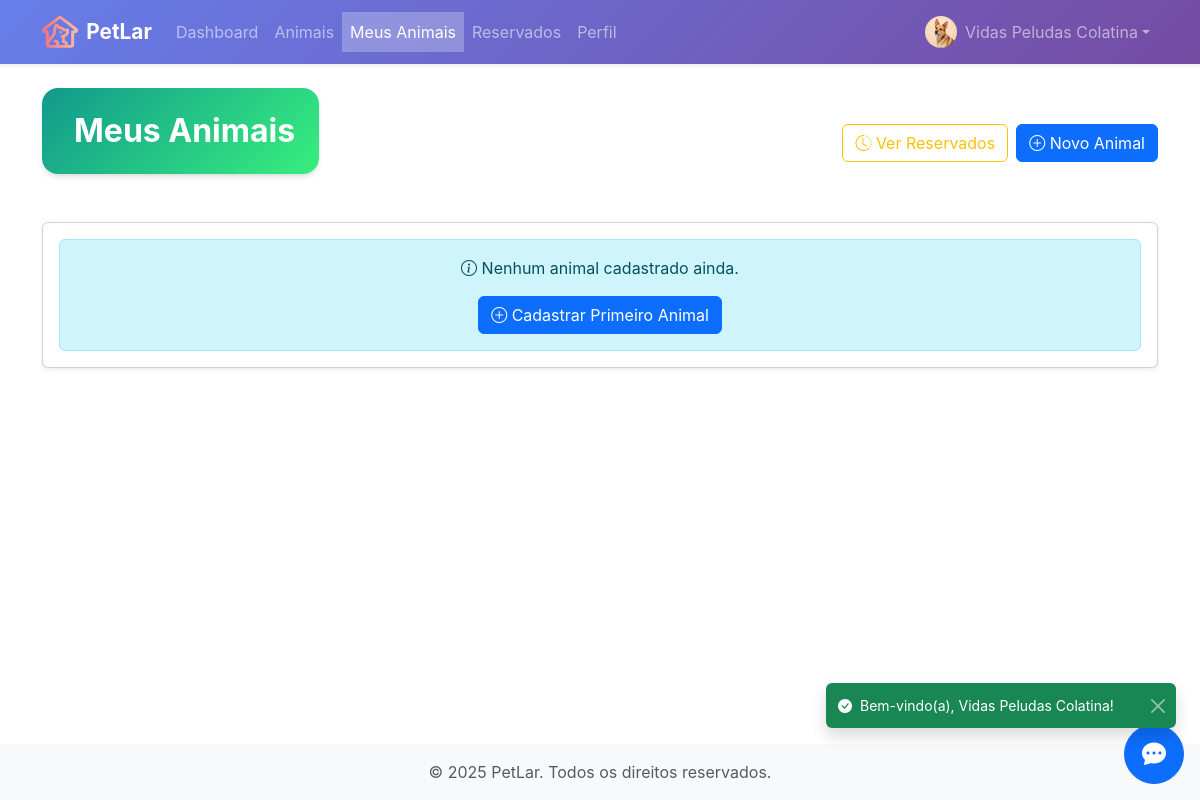
Before: /abrigo/animais/listar (signed in) with the older database file.
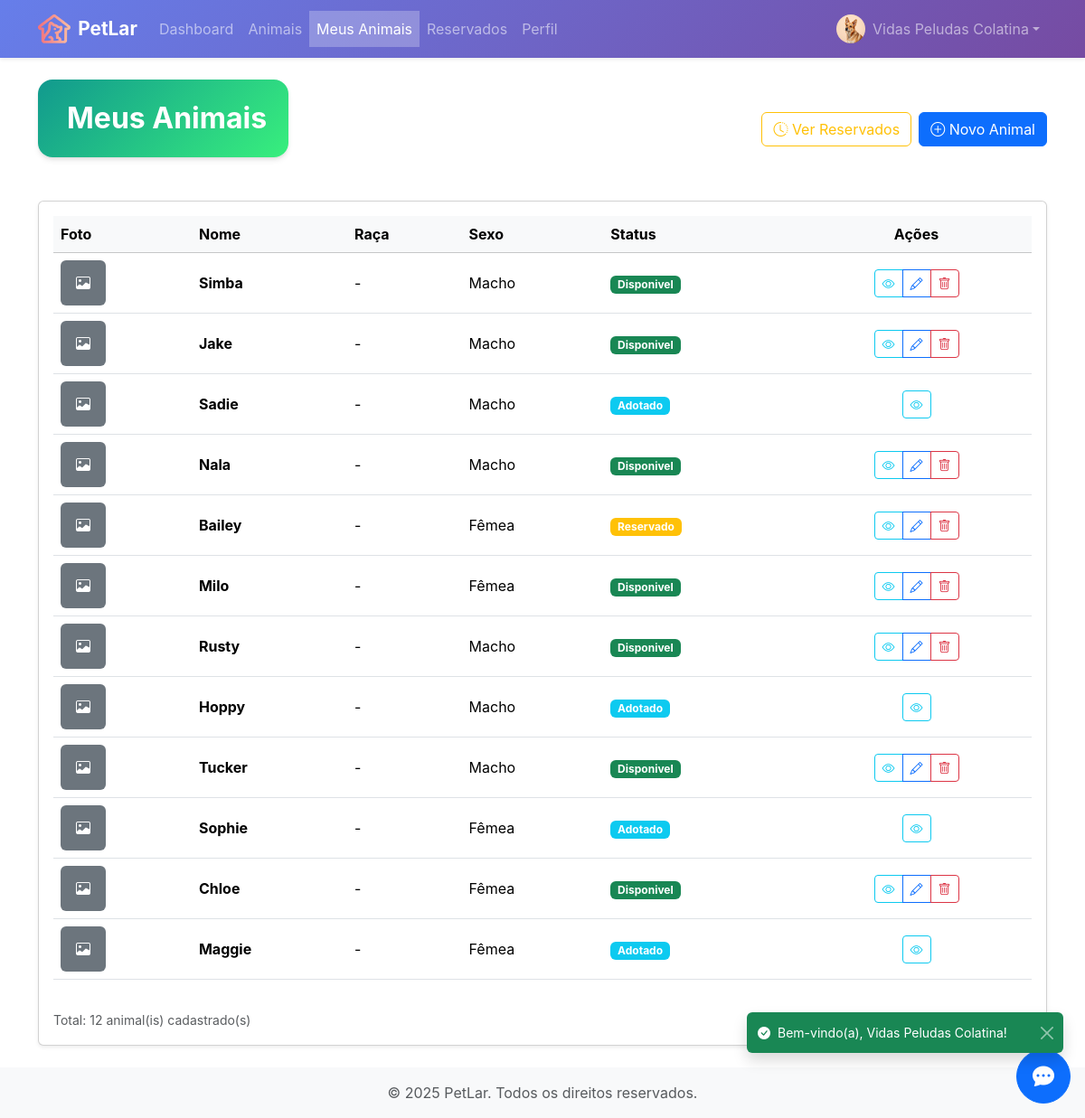
After: the same page with the newer database file.
### tables this page shows
CREATE TABLE animal (
    id INTEGER PRIMARY KEY AUTOINCREMENT,
    id_raca INTEGER NOT NULL,
    id_abrigo INTEGER NOT NULL,
    nome TEXT NOT NULL,
    sexo TEXT NOT NULL,
    data_nascimento TEXT,
    data_entrada TEXT NOT NULL,
    observacoes TEXT,
    status TEXT DEFAULT 'Disponível',
    foto TEXT,
    id_adotante_reserva INTEGER,
    data_reserva TIMESTAMP,
    data_cadastro TIMESTAMP DEFAULT CURRENT_TIMESTAMP,
    data_atualizacao TIMESTAMP DEFAULT CURRENT_TIMESTAMP,
    FOREIGN KEY (id_raca) REFERENCES raca(id),
    FOREIGN KEY (id_abrigo) REFERENCES abrigo(id_abrigo),
    FOREIGN KEY (id_adotante_reserva) REFERENCES usuario(id)
);

### routes/abrigo_animais_routes.py (the view)
@router.get("/listar")
@requer_autenticacao([Perfil.ABRIGO.value])
async def listar(request: Request, usuario_logado: Optional[dict] = None):
    id_abrigo = _obter_id_abrigo(usuario_logado)
    if not id_abrigo:
        informar_erro(request, "Abrigo não encontrado para este usuário.")
        return RedirectResponse("/", status_code=status.HTTP_303_SEE_OTHER)
    animais = animal_repo.obter_por_abrigo(id_abrigo)
    total = animal_repo.contar_por_abrigo(id_abrigo)
    return templates.TemplateResponse(
        "abrigo/animais/listar.html",
        {
            "request": request,
            "animais": animais,
            "total": total,
            "usuario_logado": usuario_logado
        }
    )

### templates/abrigo/animais/listar.html (shortened to what the changed rows need)
{% extends "base_privada.html" %}
{% block content %}
<div class="row">
    <div class="col-12">
        <div class="d-flex justify-content-between align-items-center mb-4">
        <div class="card card-modern border-0 overflow-hidden mb-4">
            <div class="bg-gradient-forest text-white p-4">
                <h2 class="fw-bold mb-0">
                    Meus Animais
                </h2>
            </div>
        </div>
        </div>
        <div class="card shadow-sm">
            <div class="card-body">
                {% if animais %}
                <div class="table-responsive">
                    <table class="table table-hover align-middle">
                        <thead class="table-light">
                            <tr>
                                <th scope="col">Foto</th>
                                <th scope="col">Nome</th>
                                <th scope="col">Raça</th>
                                <th scope="col">Sexo</th>
                                <th scope="col">Status</th>
                                <th scope="col" class="text-center">Ações</th>
                            </tr>
                        </thead>
                        <tbody>
                            {% for animal in animais %}
                            <tr>
                                <td>
                                    {% if animal.foto %}
                                    <img src="{{ animal.foto }}" alt="{{ animal.nome }}"
                                        class="rounded" style="width: 50px; height: 50px; object-fit: cover;">
                                    {% else %}
                                    <div class="bg-secondary rounded d-flex align-items-center justify-content-center"
                                        style="width: 50px; height: 50px;">
                                        <i class="bi bi-image text-white"></i>
                                    </div>
                                    {% endif %}
                                </td>
                                <td><strong>{{ animal.nome }}</strong></td>
                                <td>
                                    {{ animal.raça.nome if animal.raça else '-' }}
                                    <br>
                                </td>
                                <td>{{ animal.sexo }}</td>
                                <td>
                                    {% set status_map = {
                                        'Disponivel': 'success',
                                        'Reservado': 'warning',
                                        'Adotado': 'info',
                                        'Indisponivel': 'secondary'
                                    } %}
                                    <span class="badge bg-{{ status_map.get(animal.status, 'secondary') }}">
                                        {{ animal.status }}
                                    </span>
                                </td>
                                <td class="text-center">
                                    <div class="btn-group btn-group-sm" role="group">
                                        <a href="/abrigo/animais/visualizar/{{ animal.id }}"
                                            class="btn btn-outline-info"
                                            title="Visualizar">
                                            <i class="bi bi-eye"></i>
                                        </a>
                                        {% if animal.status != 'Adotado' %}
                                        <a href="/abrigo/animais/editar/{{ animal.id }}"
                                            class="btn btn-outline-primary"
                                            title="Editar">
                                            <i class="bi bi-pencil"></i>
                                        </a>
                                        <button type="button" class="btn btn-outline-danger"
                                            title="Excluir"
                                            onclick="excluirAnimal({{ animal.id }}, '{{ animal.nome|replace("'", "\\'") }}')">
                                            <i class="bi bi-trash"></i>
                                        </button>
                                        {% endif %}
                                    </div>
                                </td>
                            </tr>
                            {% endfor %}
                        </tbody>
                    </table>
                </div>
                <div class="mt-3">
                    <small class="text-muted">
                        Total: {{ total }} animal(is) cadastrado(s)
                    </small>
                </div>
                {% else %}
                <div class="alert alert-info text-center mb-0">
                    <i class="bi bi-info-circle"></i> Nenhum animal cadastrado ainda.
                    <br>
                    <a href="/abrigo/animais/cadastrar" class="btn btn-primary mt-3">
                        <i class="bi bi-plus-circle"></i> Cadastrar Primeiro Animal
                    </a>
                </div>
                {% endif %}
            </div>
        </div>
    </div>
</div>
{% endblock %}

Changed rows visible on the page:
added animal: nome "Simba", raça "-", sexo "Macho", status "Disponivel"
added animal: nome "Jake", raça "-", sexo "Macho", status "Disponivel"
added animal: nome "Sadie", raça "-", sexo "Macho", status "Adotado"
added animal: nome "Nala", raça "-", sexo "Macho", status "Disponivel"
added animal: nome "Bailey", raça "-", sexo "Fêmea", status "Reservado"
added animal: nome "Milo", raça "-", sexo "Fêmea", status "Disponivel"
added animal: nome "Rusty", raça "-", sexo "Macho", status "Disponivel"
added animal: nome "Hoppy", raça "-", sexo "Macho", status "Adotado"
added animal: nome "Tucker", raça "-", sexo "Macho", status "Disponivel"
added animal: nome "Sophie", raça "-", sexo "Fêmea", status "Adotado"
added animal: nome "Chloe", raça "-", sexo "Fêmea", status "Disponivel"
added animal: nome "Maggie", raça "-", sexo "Fêmea", status "Adotado"
Other visible differences:
{{ total }}: (not shown) → "12"
text no longer shown: "Nenhum animal cadastrado ainda. Cadastrar Primeiro Animal"
text now shown: "Foto Nome Raça Sexo Status Ações Total: animal(is) cadastrado(s)"
